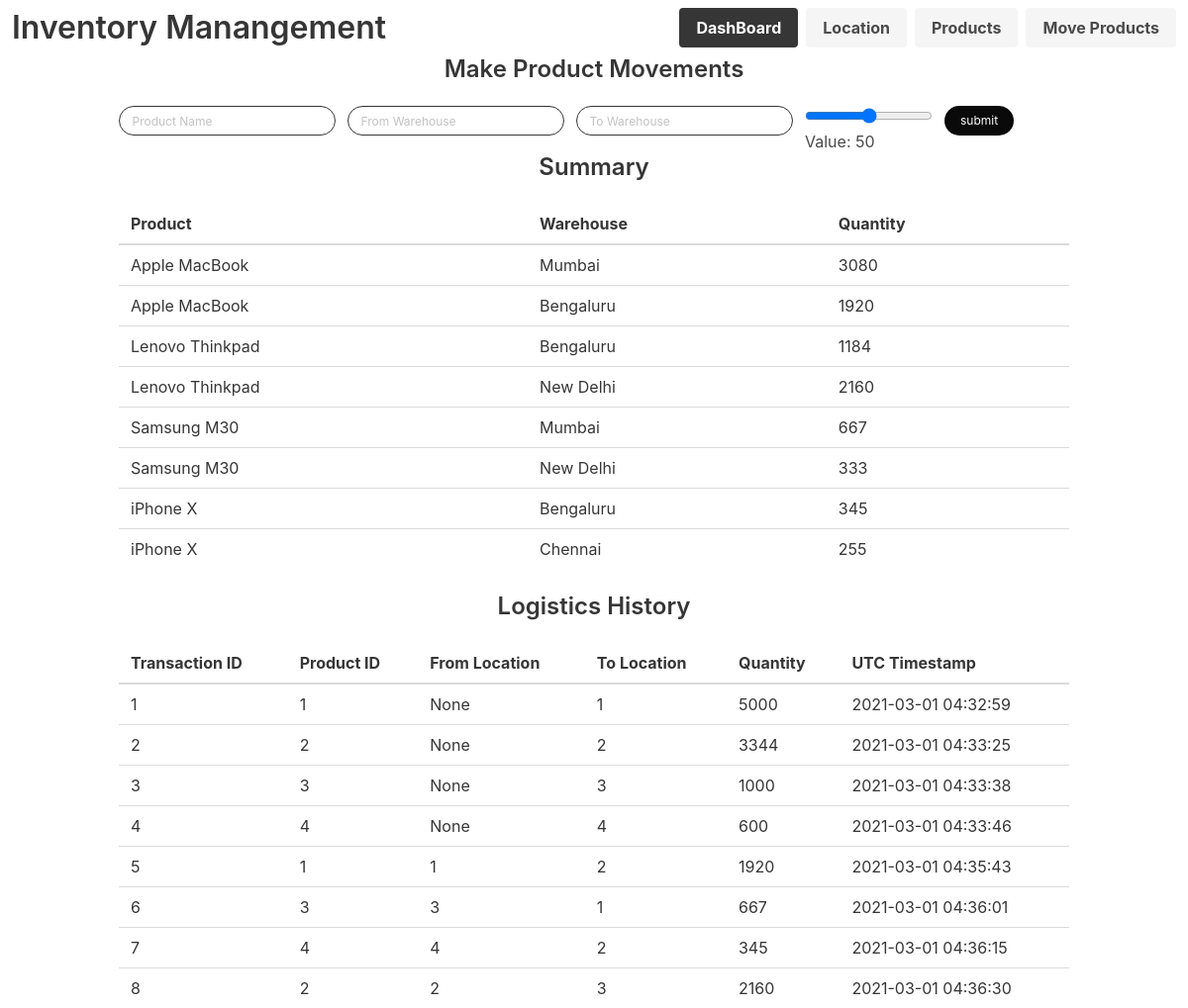
The app's page /movement with its own data.
### tables this page shows
CREATE TABLE products(prod_id INTEGER PRIMARY KEY AUTOINCREMENT,
                    prod_name TEXT UNIQUE NOT NULL,
                    prod_quantity INTEGER NOT NULL,
                    unallocated_quantity INTEGER);

CREATE TABLE location(loc_id INTEGER PRIMARY KEY AUTOINCREMENT,
                                 loc_name TEXT UNIQUE NOT NULL);

CREATE TABLE logistics(trans_id INTEGER PRIMARY KEY AUTOINCREMENT,
                                prod_id INTEGER NOT NULL,
                                from_loc_id INTEGER NULL,
                                to_loc_id INTEGER NULL,
                                prod_quantity INTEGER NOT NULL,
                                trans_time TIMESTAMP NOT NULL DEFAULT CURRENT_TIMESTAMP,
                                FOREIGN KEY(prod_id) REFERENCES products(prod_id),
                                FOREIGN KEY(from_loc_id) REFERENCES location(loc_id),
                                FOREIGN KEY(to_loc_id) REFERENCES location(loc_id));

### app.py (the view, shortened to what this page needs)
@app.route('/movement', methods=['POST', 'GET'])
def movement():
    init_database()
    msg = None
    db = sqlite3.connect(DATABASE_NAME)
    cursor = db.cursor()
    cursor.execute("SELECT * FROM logistics")
    logistics_data = cursor.fetchall()
    cursor.execute("SELECT prod_id, prod_name, unallocated_quantity FROM products")
    products = cursor.fetchall()
    cursor.execute("SELECT loc_id, loc_name FROM location")
    locations = cursor.fetchall()
    log_summary = []
    for p_id in [x[0] for x in products]:
        cursor.execute("SELECT prod_name FROM products WHERE prod_id = ?", (p_id, ))
        temp_prod_name = cursor.fetchone()
        for l_id in [x[0] for x in locations]:
            cursor.execute("SELECT loc_name FROM location WHERE loc_id = ?", (l_id,))
            temp_loc_name = cursor.fetchone()
            cursor.execute("""
            SELECT SUM(log.prod_quantity)
            FROM logistics log
            WHERE log.prod_id = ? AND log.to_loc_id = ?
            """, (p_id, l_id))
            sum_to_loc = cursor.fetchone()
            cursor.execute("""
            SELECT SUM(log.prod_quantity)
            FROM logistics log
            WHERE log.prod_id = ? AND log.from_loc_id = ?
            """, (p_id, l_id))
            sum_from_loc = cursor.fetchone()
            if sum_from_loc[0] is None:
                sum_from_loc = (0,)
            if sum_to_loc[0] is None:
                sum_to_loc = (0,)
            log_summary += [(temp_prod_name + temp_loc_name + (sum_to_loc[0] - sum_from_loc[0],))]
    alloc_json = {}
    for row in log_summary:
        try:
            if row[1] in alloc_json[row[0]].keys():
                alloc_json[row[0]][row[1]] += row[2]
            else:
                alloc_json[row[0]][row[1]] = row[2]
        except (KeyError, TypeError):
            alloc_json[row[0]] = {}
            alloc_json[row[0]][row[1]] = row[2]
    alloc_json = json.dumps(alloc_json)
    return render('movement.html', title="ProductMovement",
                  link=link, trans_message=msg,
                  products=products, locations=locations, allocated=alloc_json,
                  logs=logistics_data, database=log_summary)

### templates/movement.html (shortened to what this page needs)
{% extends 'base-template.html' %}
{% block content %}
<div class="container">
    <h1 align="center" class="title is-4">Make Product Movements</h1>
        <form action = "{{ url_for('movement') }}" method = "POST">
            <div class="field is-grouped" title="Add logs">
                <div class="control ">
                    <input name= "prod_name" id="prod_name" list="products" placeholder="Product Name" class="input is-small is-dark is-rounded" autocomplete="off" required autofocus>
                </div>
                <div class="control ">
                    <input name="from_loc" id="from_loc" list="locations_to_from" placeholder="From Warehouse" class="input is-small is-dark is-rounded" autocomplete="off">
                </div>
                <div class="control ">
                    <input name="to_loc" id="to_loc" list="locations_to_from" placeholder="To Warehouse" class="input is-small is-dark is-rounded" autocomplete="off">
                </div>
                <div class="control slide-container">
                    <input name="quantity" type="range" min="0" value="" class="slider" id="slider_range" required title="Product Range">
                    <p>Value: <span id="show_selected"></span>&nbsp;&nbsp;&nbsp;</p>
                </div>
                <div class="control ">
                    <input type= "submit" id="submit" class="button is-black is-small is-rounded" value= "submit" /><br>
                </div>
            </div>
        </form>
    <h1 class="title is-4" align="center">Summary</h1>
        {% if database == None or database|length == 0 %}
            <h3 align="center" class="font-weight-light">Summary not available yet</h3>
        {%else%}
        <table class="table is-fullwidth">
            <thead>
                <tr>
                    <th>Product</th>
                    <th>Warehouse</th>
                    <th>Quantity</th>
                </tr>
            </thead>
            <tbody>
                {% for data in database %}
                    {% if data[2] != 0 %}
                        <tr>
                            <td>{{ data[0] }}</td>
                            <td>{{ data[1] }}</td>
                            <td>{{ data[2] }}</td>
                        </tr>
                    {% endif %}
                {% endfor %}
            </tbody>
        </table>
        {%endif%}
        <h1 align="center" class="title is-4">Logistics History</h1>
        {% if logs == None or logs|length == 0 %}
            <h3 align="center" class="font-weight-light">Data not available yet</h3>
        {% else %}
        <table class="table is-fullwidth">
            <thead>
                <tr>
                    <th>Transaction ID</th>
                    <th>Product ID</th>
                    <th>From Location</th>
                    <th>To Location</th>
                    <th>Quantity</th>
                    <th>UTC Timestamp</th>
                </tr>
            </thead>
            <tbody>
                {% for log in logs %}
                    <tr>
                        <td>{{ log[0] }}</td>
                        <td>{{ log[1] }}</td>
                        <td>{{ log[2] }}</td>
                        <td>{{ log[3] }}</td>
                        <td>{{ log[4] }}</td>
                        <td>{{ log[5] }}</td>
                    </tr>
                {% endfor %}
            </tbody>
        </table>
    {% endif %}
</div>
{% endblock %}

### records on screen
products: prod_name "Apple MacBook" "Apple MacBook"
location: loc_name "Mumbai" "Mumbai"
location: loc_name "Bengaluru" "Bengaluru" "Bengaluru"
products: prod_name "Lenovo Thinkpad" "Lenovo Thinkpad"
location: loc_name "New Delhi" "New Delhi"
products: prod_name "Samsung M30" "Samsung M30"
products: prod_name "iPhone X" "iPhone X"
location: loc_name "Chennai"
logistics: trans_id "1", prod "1", log "None", to_loc "1", prod_quantity "5000", trans_time "2021-03-01 04:32:59"
logistics: trans_id "2", prod "2", log "None", to_loc "2", prod_quantity "3344", trans_time "2021-03-01 04:33:25"
logistics: trans_id "3", prod "3", log "None", to_loc "3", prod_quantity "1000", trans_time "2021-03-01 04:33:38"
logistics: trans_id "4", prod "4", log "None", to_loc "4", prod_quantity "600", trans_time "2021-03-01 04:33:46"
logistics: trans_id "5", prod "1", from_loc "1", to_loc "2", prod_quantity "1920", trans_time "2021-03-01 04:35:43"
logistics: trans_id "6", prod "3", from_loc "3", to_loc "1", prod_quantity "667", trans_time "2021-03-01 04:36:01"
logistics: trans_id "7", prod "4", from_loc "4", to_loc "2", prod_quantity "345", trans_time "2021-03-01 04:36:15"
logistics: trans_id "8", prod "2", from_loc "2", to_loc "3", prod_quantity "2160", trans_time "2021-03-01 04:36:30"

### other values on screen
{{ data[2] }} "3080" "1920" "1184" "2160" "667" "333" "345" "255"
